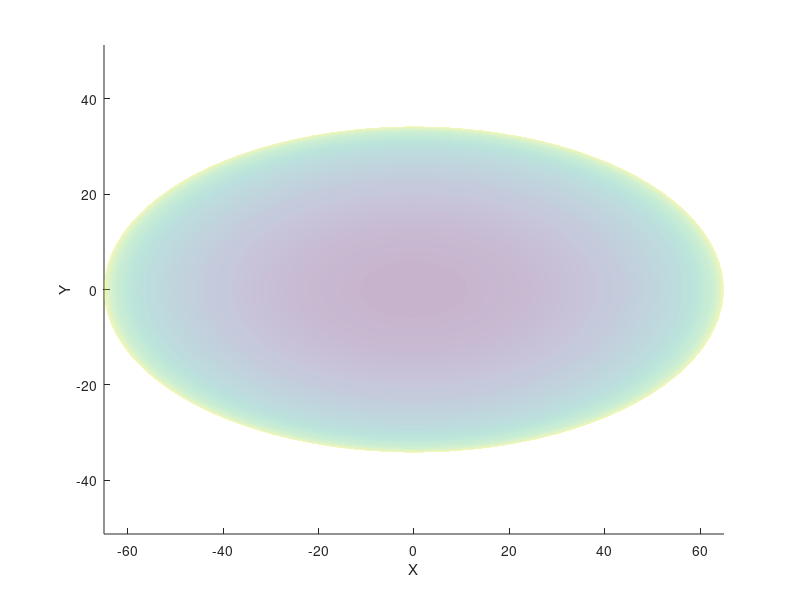

Reproduce this figure in MATLAB. (Note: this script raises an error after producing the figure.)
clear;
% Parametric equations for the ellipsoid
theta_ellipsoid = linspace(0, 2*pi, 100); % 经度
phi_ellipsoid = linspace(pi/2, pi, 100); % 纬度
latitude = -71:1:-2; % 纬度
latitude_num = length(latitude);
longitude_num = length(theta_ellipsoid);
fiber_turns = 1;

[theta_ellipsoid, phi_ellipsoid] = meshgrid(theta_ellipsoid, phi_ellipsoid);

a_base = 69; % Semi-minor axis length of the ellipsoid (shorter)
a_base_in = 65; % Semi-minor axis of left ventricular inner surface
b_base = 38;  % Semi-minor axis length of the ellipsoid (shorter)
b_base_in = 34;
c_base = 76;  % Semi-major axis length of the ellipsoid
c_base_in = 69; % Semi-major axis of left ventricular inner surface
fiber_radius_x = a_base;
fiber_radius_y = b_base;
spiral_angle = pi/60:pi/60:2*pi; % this is to rotate spiral ralative to z axis
spiral_num = length(spiral_angle);
radius_ratio = 0.9:0.0125:1; % b change from 34.2mm to 38mm
layer_num = length(radius_ratio);
x_spiral_nan = cell(layer_num,1);
y_spiral_nan = cell(layer_num,1);
z_spiral_nan = cell(layer_num,1);
x_spiral_ini = cell(layer_num,1);
y_spiral_ini = cell(layer_num,1);
z_spiral_ini = cell(layer_num,1);
x_spiral_key_nan = cell(layer_num,1);
y_spiral_key_nan = cell(layer_num,1);
z_spiral_key_nan = cell(layer_num,1);
x_spiral_key_ini = cell(layer_num,1);
y_spiral_key_ini = cell(layer_num,1);
z_spiral_key_ini = cell(layer_num,1);
zero_angle_ind = zeros(layer_num, latitude_num);

figure;
axis equal;
xlabel('X');
ylabel('Y');
zlabel('Z');

hold on;

for layer_ind=1:layer_num
    ratio = radius_ratio(layer_ind);
    b = b_base*ratio;
    % a = a_base*ratio;
    % c = c_base*ratio;
    a = a_base + (ratio-radius_ratio(end))*(a_base_in-a_base)/(radius_ratio(1)-radius_ratio(end));
    c = c_base + (ratio-radius_ratio(end))*(c_base_in-c_base)/(radius_ratio(1)-radius_ratio(end));
    x_ellipsoid = a * cos(theta_ellipsoid) .* sin(phi_ellipsoid);
    y_ellipsoid = b * sin(theta_ellipsoid) .* sin(phi_ellipsoid);
    z_ellipsoid = c * cos(phi_ellipsoid);
    surf(x_ellipsoid, y_ellipsoid, z_ellipsoid,'FaceAlpha',0.3,'EdgeColor','none');

    % for i=1:5:100
    %     for j=1:5:100
    %         plot3(x_ellipsoid(i,j),y_ellipsoid(i,j),z_ellipsoid(i,j),'.','Color','g','MarkerSize',10);
    %     end
    % end
    % Generate the spiral points
    num_points = 1000;
    % if (ratio - 0.9375)<1e-5
    %     theta = linspace(0, fiber_turns*pi, num_points);
    % elseif (ratio - 0.95)<1e-5
    %     theta = linspace(0, fiber_turns*2*pi, num_points); % 经度，a larger up limit result in more turns
    % elseif (ratio - 0.9625)<1e-5
    %     theta = linspace(0, fiber_turns*3*pi, num_points);
    % elseif (ratio - 0.975)<1e-5
    %     theta = linspace(0, -fiber_turns*3*pi, num_points);
    % elseif (ratio - 0.9875)<1e-5
    %     theta = linspace(0, -fiber_turns*2*pi, num_points);
    % elseif (ratio - 1)<1e-5
    %     theta = linspace(0, -fiber_turns*pi, num_points);
    % end

    max_ang = -pi + (ratio-radius_ratio(end))*2*pi ...
        /(radius_ratio(1)-radius_ratio(end));
    % disp(max_ang/pi);
    theta = linspace(0, max_ang, num_points);

    radius_x = linspace(0, a, num_points); % Radius increases linearly from 0 to 10
    radius_y = linspace(0, b, num_points);
    

    % Apply rotation to the spiral points
    x_spiral_key_nan{layer_ind} = zeros(spiral_num,latitude_num); % x_spiral_key{j}的代表第j层的纤维，每一行代表一条纤维的x坐标,由latitude_num个点组成一根纤维
    y_spiral_key_nan{layer_ind} = zeros(spiral_num,latitude_num);
    z_spiral_key_nan{layer_ind} = zeros(spiral_num,latitude_num);
    x_spiral_nan{layer_ind} = zeros(spiral_num,num_points); % x_spiral_r{j}的代表第j层的纤维，每一行代表一条纤维的x坐标
    y_spiral_nan{layer_ind} = zeros(spiral_num,num_points); % y_spiral_r{j}每一行代表一条纤维的y坐标
    z_spiral_nan{layer_ind} = zeros(spiral_num,num_points); % z_spiral_r{j}每一行代表一条纤维的z坐标
    x_spiral_ini{layer_ind} = zeros(spiral_num,num_points); % x_spiral{j}代表完整的纤维
    y_spiral_ini{layer_ind} = zeros(spiral_num,num_points); 
    z_spiral_ini{layer_ind} = zeros(spiral_num,num_points); 
    for i=1:spiral_num
        for point_i=1:num_points
            angle = theta(point_i)+spiral_angle(i); %
            x_spiral_nan{layer_ind}(i,point_i) = radius_x(point_i) * cos(angle);
            y_spiral_nan{layer_ind}(i,point_i) = radius_y(point_i) * sin(angle);
            z_spiral_nan{layer_ind}(i,point_i) = -real( ...
                sqrt((1-x_spiral_nan{layer_ind}(i,point_i)^2/a^2-y_spiral_nan{layer_ind}(i,point_i)^2/b^2)*c^2));
            % save initial fiber
            x_spiral_ini{layer_ind}(i,point_i) = x_spiral_nan{layer_ind}(i,point_i);
            y_spiral_ini{layer_ind}(i,point_i) = y_spiral_nan{layer_ind}(i,point_i);
            z_spiral_ini{layer_ind}(i,point_i) = z_spiral_nan{layer_ind}(i,point_i);

            if x_spiral_nan{layer_ind}(i,point_i)>=0
                x_spiral_nan{layer_ind}(i,point_i) = NaN;
                y_spiral_nan{layer_ind}(i,point_i) = NaN;
                z_spiral_nan{layer_ind}(i,point_i) = NaN;
            end
        end
        % Plot the spiral
        plot3(x_spiral_nan{layer_ind}(i,:)', y_spiral_nan{layer_ind}(i,:)', ...
            z_spiral_nan{layer_ind}(i,:)', 'Color', [0.8, 0.2, 0.2, 0.3],'LineWidth', 1);
    end

    for i=1:latitude_num
        height = latitude(i);
        ind = find( abs(z_spiral_ini{layer_ind}(1,:)-height) == ...
            min(abs(z_spiral_ini{layer_ind}(1,:)-height)) );
        % 将不同层连接的点的索引记录下来
        x_spiral_key_nan{layer_ind}(:,i) = x_spiral_nan{layer_ind}(:,ind);
        y_spiral_key_nan{layer_ind}(:,i) = y_spiral_nan{layer_ind}(:,ind);
        z_spiral_key_nan{layer_ind}(:,i) = z_spiral_nan{layer_ind}(:,ind);
        % 记录原始不包含nan的点
        x_spiral_key_ini{layer_ind}(:,i) = x_spiral_ini{layer_ind}(:,ind);
        y_spiral_key_ini{layer_ind}(:,i) = y_spiral_ini{layer_ind}(:,ind);
        z_spiral_key_ini{layer_ind}(:,i) = z_spiral_ini{layer_ind}(:,ind);
        

        point_angle = atan2(y_spiral_key_nan{layer_ind}(:,i),x_spiral_key_nan{layer_ind}(:,i));

        [~, zero_angle_ind(layer_ind,i)] = min(abs(point_angle-pi/2));
        plot3(x_spiral_key_nan{layer_ind}(:,i), ...
            y_spiral_key_nan{layer_ind}(:,i), ...
            z_spiral_key_nan{layer_ind}(:,i),'.','MarkerSize',5);
        plot3(x_spiral_key_nan{layer_ind}(zero_angle_ind(layer_ind,i),i), ...
            y_spiral_key_nan{layer_ind}(zero_angle_ind(layer_ind,i),i), ...
            z_spiral_key_nan{layer_ind}(zero_angle_ind(layer_ind,i),i),'.','MarkerSize',20,'Color','r');
    end
end
view([38,33]);
clear x_spiral_nan  y_spiral_nan  z_spiral_nan;
% figure;
% plot(x_spiral, y_spiral, 'r', 'LineWidth', 2);
%% show the spiral on step model
fileID = fopen('lines.vtk', 'w');

% Write VTK header
fprintf(fileID, '# vtk DataFile Version 3.0\n');
fprintf(fileID, 'Lines example\n');
fprintf(fileID, 'ASCII\n');
fprintf(fileID, 'DATASET POLYDATA\n');
numLines = layer_num*spiral_num;
numGaps = latitude_num*spiral_num;
numPointsPerLine = latitude_num;
lines = zeros(numPointsPerLine, 3, numLines);
lines_ini = zeros(numPointsPerLine, 3, numLines);
gaps = zeros(layer_num, 3, numGaps);
gaps_ini = zeros(layer_num, 3, numGaps);

figure;
gm = importGeometry("ventricular1.step");
pdegplot(gm,"FaceAlpha",0.3);
hold on;
i = 1;
for layer_ind=1:layer_num
    for spiral_i=1:length(spiral_angle)
        lines(:,1,i) = x_spiral_key_nan{layer_ind}(spiral_i,:)';
        lines(:,2,i) = y_spiral_key_nan{layer_ind}(spiral_i,:)';
        lines(:,3,i) = z_spiral_key_nan{layer_ind}(spiral_i,:)';
        lines_ini(:,1,i) = x_spiral_key_ini{layer_ind}(spiral_i,:)';
        lines_ini(:,2,i) = y_spiral_key_ini{layer_ind}(spiral_i,:)';
        lines_ini(:,3,i) = z_spiral_key_ini{layer_ind}(spiral_i,:)';
        plot3(lines(:,1,i), lines(:,2,i), ...
            lines(:,3,i),'Color', [0.8, 0.2, 0.2, 0.5],'LineWidth', 1);
        i = i+1;
    end
end
i = 1;
for spiral_ind = 1:spiral_num
    % longitude_interest = 2*pi/50;
    % longitude_ind = round(longitude_interest/theta_ellipsoid(1,2));
    for latitude_i=1:latitude_num
        for layer_ind=1:layer_num
            if zero_angle_ind(layer_ind,latitude_i)+spiral_ind <= spiral_num
                angle_ind = zero_angle_ind(layer_ind,latitude_i)+spiral_ind;
            else
                angle_ind = zero_angle_ind(layer_ind,latitude_i)+spiral_ind-spiral_num;
            end
            gaps(layer_ind,:,i) = [x_spiral_key_nan{layer_ind}(angle_ind,latitude_i), ...
                y_spiral_key_nan{layer_ind}(angle_ind,latitude_i) ...
                z_spiral_key_nan{layer_ind}(angle_ind,latitude_i)];
            gaps_ini(layer_ind,:,i) = [x_spiral_key_ini{layer_ind}(angle_ind,latitude_i), ...
                y_spiral_key_ini{layer_ind}(angle_ind,latitude_i) ...
                z_spiral_key_ini{layer_ind}(angle_ind,latitude_i)];
            % plot3(x_spiral_key{layer_ind}(angle_ind,i), ...
            %     y_spiral_key{layer_ind}(angle_ind,i), ...
            %     z_spiral_key{layer_ind}(angle_ind,i),'.','MarkerSize',5,'Color','b');
        end
        plot3(gaps(:,1,i), gaps(:,2,i), gaps(:,3,i), 'Color', [0.2, 0.2, 0.8, 0.5],'LineWidth', 1);
        i = i+1;
    end
end
axis equal;
axis off;
view([20,18]);

%% Open a file for writing
fileID = fopen('lines.vtk', 'w');

% Write VTK header
fprintf(fileID, '# vtk DataFile Version 3.0\n');
fprintf(fileID, 'Lines example\n');
fprintf(fileID, 'ASCII\n');
fprintf(fileID, 'DATASET POLYDATA\n');

% Write the points
fprintf(fileID, 'POINTS %d float\n', numLines * numPointsPerLine);
for i = 1:numLines
    for j = 1:numPointsPerLine
        fprintf(fileID, '%f %f %f\n', lines_ini(j, :, i));
    end
end

% Write the fiber lines
fprintf(fileID, 'LINES %d %d\n', numLines, numLines * (numPointsPerLine + 1));
for i = 1:numLines
    fprintf(fileID, '%d ', numPointsPerLine);
    for j = 1:numPointsPerLine
        fprintf(fileID, '%d ', (i - 1) * numPointsPerLine + j - 1);
    end
    fprintf(fileID, '\n');
end

% Close the file
fclose(fileID);
%%
fileID = fopen('gaps.vtk', 'w');

% Write VTK header
fprintf(fileID, '# vtk DataFile Version 3.0\n');
fprintf(fileID, 'gaps example\n');
fprintf(fileID, 'ASCII\n');
fprintf(fileID, 'DATASET POLYDATA\n');

% Write the points
fprintf(fileID, 'POINTS %d float\n', numGaps*layer_num);
for i = 1:numGaps
    for j = 1:layer_num
        fprintf(fileID, '%f %f %f\n', gaps_ini(j, :, i));
    end
end

% Write the fiber lines
fprintf(fileID, 'LINES %d %d\n', numGaps, numGaps * (layer_num + 1));
for i = 1:numGaps
    fprintf(fileID, '%d ', layer_num);
    for j = 1:layer_num
        fprintf(fileID, '%d ', (i - 1) * layer_num + j - 1);
    end
    fprintf(fileID, '\n');
end

% Close the file
fclose(fileID);
%% interpolation
choice = 1;
if choice == 1
    addpath('.\func');
    x_spiral_interp = cell(layer_num,1);
    y_spiral_interp = cell(layer_num,1);
    z_spiral_interp = cell(layer_num,1);
    tic;
    parfor layer_ind=1:layer_num
        % x_spiral_interp{layer_ind} = zeros(spiral_num,latitude_num); % x_spiral_key{j}的代表第j层的纤维，每一行代表一条纤维的x坐标,由latitude_num个点组成一根纤维
        % y_spiral_interp{layer_ind} = zeros(spiral_num,latitude_num);
        % z_spiral_interp{layer_ind} = zeros(spiral_num,latitude_num);
        x_spiral_interp{layer_ind} = cell(spiral_num,1);
        y_spiral_interp{layer_ind} = cell(spiral_num,1);
        z_spiral_interp{layer_ind} = cell(spiral_num,1);
        for spiral_ind = 1:spiral_num
            curve_data = [x_spiral_key_ini{layer_ind}(spiral_ind,:)', ...
                y_spiral_key_ini{layer_ind}(spiral_ind,:)', ...
                z_spiral_key_ini{layer_ind}(spiral_ind,:)'];
            [z, index, ~] = unique(curve_data(:, 3), 'stable');  % z coordinate has unique value
            % 提取数据
            filteredData = curve_data(index, :);
            x = filteredData(:, 1);
            y = filteredData(:, 2);
            % 设定间隔长度
            interval = 0.1; % cell length=100um, gap length can be neglected
            % % 这里生成的数据是先按原数据拟合样条曲线，然后等间隔取点
            % nan_ind = isnan(z);
            % nan_start_ind = find(nan_ind, 1);
            % nan_end_ind = find(nan_ind, 1, 'last');
            % if nan_start_ind == 1 || nan_end_ind == length(z)
            %     % only one segment
            %     if nan_start_ind == 1
            %         curve = [x(nan_end_ind+1:end),y(nan_end_ind+1:end),z(nan_end_ind+1:end)];
            %     else
            %         curve = [x(1:nan_start_ind-1),y(1:nan_start_ind-1),z(1:nan_start_ind-1)];
            %     end
            %     totalLength = arclength(curve(:,1), curve(:,2), curve(:,3), 's');
            %     n = round(totalLength / interval);
            %     tValues = linspace(0, 1, n);
            %     intep_points = interparc(tValues, curve(:,1), curve(:,2), curve(:,3), 's');
            %     x_spiral_interp{layer_ind} = [x_spiral_interp{layer_ind} ;intep_points(:,1)'];
            %     y_spiral_interp{layer_ind} = [y_spiral_interp{layer_ind} ;intep_points(:,2)'];
            %     z_spiral_interp{layer_ind} = [z_spiral_interp{layer_ind} ;intep_points(:,3)'];
            % else
            %     curve1 = [x(1:nan_start_ind-1),y(1:nan_start_ind-1),z(1:nan_start_ind-1)];
            %     curve2 = [x(nan_end_ind+1:end),y(nan_end_ind+1:end),z(nan_end_ind+1:end)];
            % end
            totalLength = arclength(x, y, z, 's');
            n = round(totalLength / interval);
            tValues = linspace(0, 1, n);
            intep_points = interparc(tValues, x, y, z, 's');
            x_spiral_interp{layer_ind}{spiral_ind} = intep_points(:,1)';
            y_spiral_interp{layer_ind}{spiral_ind} = intep_points(:,2)';
            z_spiral_interp{layer_ind}{spiral_ind} = intep_points(:,3)';
            for point_i = 1:size(intep_points,1)
                if x_spiral_interp{layer_ind}{spiral_ind}(point_i)>=0
                    x_spiral_interp{layer_ind}{spiral_ind}(point_i) = NaN;
                    y_spiral_interp{layer_ind}{spiral_ind}(point_i) = NaN;
                    z_spiral_interp{layer_ind}{spiral_ind}(point_i) = NaN;
                end
            end
        end
    end
    toc;
    % 绘制拟合曲线和取点结果
    figure; axis equal; hold on;
    plot3(x_spiral_key_nan{1}(1,:)', ...
                y_spiral_key_nan{1}(1,:)', ...
                z_spiral_key_nan{1}(1,:)', '-r', 'LineWidth', 1); % 原曲线
    scatter3(x_spiral_interp{1}{1}(:)', ...
                y_spiral_interp{1}{1}(:)', ...
                z_spiral_interp{1}{1}(:)'); % 取点
    xlabel('X / mm'); ylabel('Y / mm'); zlabel('Z / mm');
    legend('原曲线','取点结果');
    
    save("customized_right_ventricular_fiber.mat","x_spiral_interp","y_spiral_interp", ...
        "z_spiral_interp","x_spiral_key_nan","y_spiral_key_nan","z_spiral_key_nan","zero_angle_ind");
end
